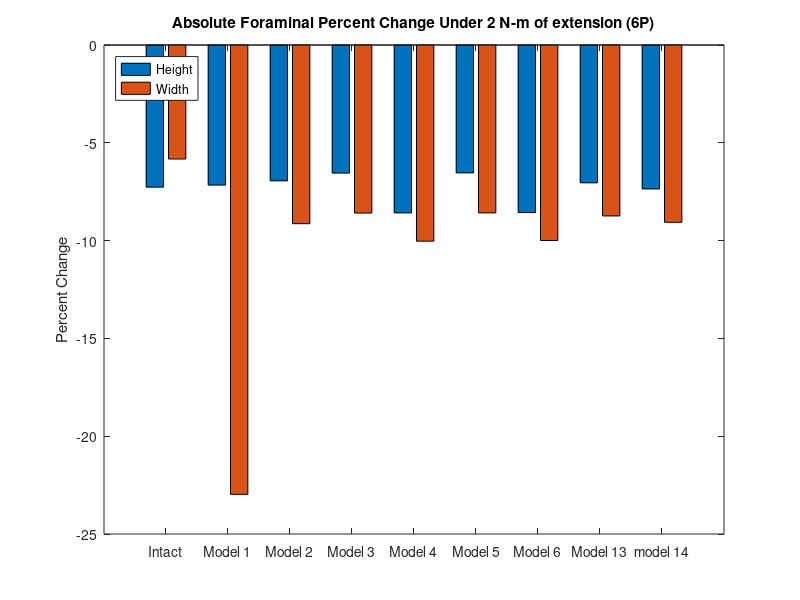
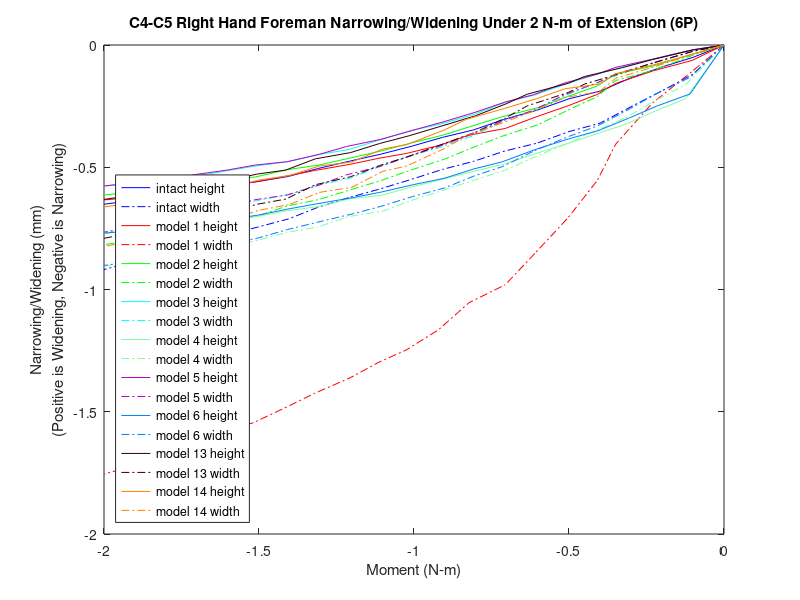

These charts were generated, in order, by the following MATLAB code:
%% foreman height and width narrowing/widening 

% 6P!!

% for all models for the c3-c4 left hand side foreman under lateral bending (_n)
% 1297,16439,17116,14886

% Values for displacements have not been replaced. base coordinates have,
% but need checking. 
k=21;
zero1=[0 0 0 0 0 0 0 0 0 0 0 0 0 0 0 0 0 0 0 0 0];

mag15y=zero1;
mag15x=zero1;
width15=zero1;
height15=zero1;

mag14y=zero1;
mag14x=zero1;
width14=zero1;
height14=zero1;

mag13y=zero1;
mag13x=zero1;
width13=zero1;
height13=zero1;

mag6y=zero1;
mag6x=zero1;
width6=zero1;
height6=zero1;

mag5y=zero1;
mag5x=zero1;
width5=zero1;
height5=zero1;

mag4y=zero1;
mag4x=zero1;
width4=zero1;
height4=zero1;

mag3y=zero1;
mag3x=zero1;
width3=zero1;
height3=zero1;


mag2y=zero1;
mag2x=zero1;
width2=zero1;
height2=zero1;

mag1y=zero1;
mag1x=zero1;
width1=zero1;
height1=zero1;
% 1297,16439,17116,14886
%% model15_intact_TLC_6P
t15=[2 2.05 2.1 2.15 2.2 2.25 2.30198 2.35365 2.40358 2.45421 2.50322 2.55384 2.60384 2.65565 2.70225 2.75206 2.80139 2.85108 2.90339 2.95085 3];

% 1297
aa1=12.7746+[4.8745400e-01   1.0799600e+00   1.3978700e+00   1.7185400e+00   2.1265400e+00   2.3384800e+00   2.6680400e+00   2.9294100e+00   3.2158600e+00   3.3976900e+00   3.5858000e+00   3.7527200e+00   3.8906000e+00   4.0265400e+00   4.1550500e+00   4.2384600e+00   4.3109200e+00   4.3998900e+00   4.4701000e+00   4.5394800e+00   4.5991500e+00];
aa2=447.736+[1.5391800e+00   1.1374500e+00   1.2624600e+00   1.5539700e+00   2.0061700e+00   2.2684000e+00   2.6369200e+00   2.9076500e+00   3.1937200e+00   3.3686800e+00   3.5558600e+00   3.7256400e+00   3.8573500e+00   3.9753300e+00   4.0777000e+00   4.1394700e+00   4.1890300e+00   4.2435900e+00   4.2850700e+00   4.3265500e+00   4.3570100e+00];
aa3=-690.116+[-1.1235400e+00  -1.4358300e+00  -1.6371000e+00  -1.8458900e+00  -2.1179200e+00  -2.2658200e+00  -2.4975900e+00  -2.6895500e+00  -2.9058400e+00  -3.0480900e+00  -3.2059800e+00  -3.3535800e+00  -3.4796400e+00  -3.6082400e+00  -3.7355900e+00  -3.8188100e+00  -3.8893400e+00  -3.9763100e+00  -4.0445700e+00  -4.1154500e+00  -4.1768200e+00];

% 16439
ab1=13.5613+[3.1910900e-01   7.2314700e-01   9.3611300e-01   1.1580400e+00   1.4506100e+00   1.6053500e+00   1.8518100e+00   2.0500300e+00   2.2708000e+00   2.4131000e+00   2.5618400e+00   2.6928700e+00   2.8022900e+00   2.9120000e+00   3.0193500e+00   3.0886800e+00   3.1488300e+00   3.2233500e+00   3.2824500e+00   3.3428700e+00   3.3949100e+00];
ab2=447.206+[1.0864800e+00   8.0584600e-01   9.4353800e-01   1.2179300e+00   1.6262900e+00   1.8570100e+00   2.1734400e+00   2.3992300e+00   2.6357700e+00   2.7787400e+00   2.9292900e+00   3.0671500e+00   3.1717100e+00   3.2645300e+00   3.3439600e+00   3.3927000e+00   3.4327900e+00   3.4774800e+00   3.5118900e+00   3.5459400e+00   3.5719300e+00];
ab3=-699.132+[-9.9227400e-01  -1.2773200e+00  -1.4446800e+00  -1.6103800e+00  -1.8253400e+00  -1.9391400e+00  -2.1178800e+00  -2.2674200e+00  -2.4327100e+00  -2.5387400e+00  -2.6547200e+00  -2.7633700e+00  -2.8558700e+00  -2.9489000e+00  -3.0399300e+00  -3.0988600e+00  -3.1488500e+00  -3.2103700e+00  -3.2596000e+00  -3.3106300e+00  -3.3544800e+00];

% 17116
ac1=16.2684+[3.1756800e-01   7.0006200e-01   8.8442700e-01   1.0722200e+00   1.3250500e+00   1.4591800e+00   1.6789500e+00   1.8599800e+00   2.0603600e+00   2.1879700e+00   2.3194400e+00   2.4332300e+00   2.5276800e+00   2.6207000e+00   2.7094300e+00   2.7656100e+00   2.8138500e+00   2.8727400e+00   2.9185200e+00   2.9640600e+00   3.0021200e+00];
ac2=443.597+[1.2257500e+00   9.7246600e-01   1.1517200e+00   1.4760600e+00   1.9457900e+00   2.2082300e+00   2.5678900e+00   2.8247300e+00   3.0943400e+00   3.2579200e+00   3.4307500e+00   3.5894600e+00   3.7109400e+00   3.8202600e+00   3.9154800e+00   3.9744500e+00   4.0232500e+00   4.0784900e+00   4.1214600e+00   4.1644400e+00   4.1980400e+00];
ac3=-706.266+[-1.1326600e+00  -1.4255200e+00  -1.6098900e+00  -1.7976800e+00  -2.0441600e+00  -2.1751300e+00  -2.3796400e+00  -2.5503700e+00  -2.7368600e+00  -2.8545500e+00  -2.9820500e+00  -3.1007500e+00  -3.2006500e+00  -3.2990600e+00  -3.3928400e+00  -3.4526100e+00  -3.5027400e+00  -3.5633900e+00  -3.6114000e+00  -3.6603100e+00  -3.7012400e+00];

% 14886
ad1=9.91704+[5.2208400e-01   1.1686900e+00   1.5374600e+00   1.9158800e+00   2.3923300e+00   2.6402500e+00   3.0196600e+00   3.3164200e+00   3.6444300e+00   3.8556100e+00   4.0778500e+00   4.2780900e+00   4.4452000e+00   4.6132300e+00   4.7769500e+00   4.8847900e+00   4.9790800e+00   5.0964400e+00   5.1906900e+00   5.2867700e+00   5.3713000e+00];
ad2=444.847+[1.4321600e+00   9.6951000e-01   1.0349700e+00   1.2602100e+00   1.6347600e+00   1.8572200e+00   2.1712100e+00   2.4030300e+00   2.6464000e+00   2.7933700e+00   2.9496200e+00   3.0907000e+00   3.1983700e+00   3.2916500e+00   3.3689000e+00   3.4141100e+00   3.4494800e+00   3.4864300e+00   3.5136700e+00   3.5399300e+00   3.5569200e+00];
ad3=-691.954+[-1.0061900e+00  -1.2989300e+00  -1.4738300e+00  -1.6503000e+00  -1.8787800e+00  -2.0027900e+00  -2.1989500e+00  -2.3624600e+00  -2.5491800e+00  -2.6737900e+00  -2.8133300e+00  -2.9450600e+00  -3.0586800e+00  -3.1766200e+00  -3.2958300e+00  -3.3748300e+00  -3.4426600e+00  -3.5275300e+00  -3.5952100e+00  -3.6663000e+00  -3.7291700e+00];

ya1=aa1-ab1;
ya2=aa2-ab2;
ya3=aa3-ab3;
xa1=ad1-ac1;
xa2=ad2-ac2;
xa3=ad3-ac3;
x15=[xa1',xa2',xa3']
y15=[ya1',ya2',ya3']

for n=1:k
    mag15x(n)=sqrt(x15(n,1)^2+x15(n,2)^2+x15(n,3)^2);
end
for n=1:k
    mag15y(n)=sqrt(y15(n,1)^2+y15(n,2)^2+y15(n,3)^2);
end
for n=1:k
    width15(n)=mag15x(1,1)-mag15x(1,n);
end
for n=1:k
    height15(n)=mag15y(1,1)-mag15y(1,n);
end

%% model1_slideslide_tether/S2_6P
t1=[2 2.05126 2.11533 2.17471 2.20404 2.25121 2.30289 2.35286 2.41117 2.46025 2.51267 2.5564 2.60334 2.66048 2.70822 2.759 2.80923 2.85061 2.90524 2.95003 3];

% 1297
ae1=12.7746+[-3.0399900e-01  -5.5369900e-03   3.7244100e-01   8.3054800e-01   1.2307900e+00   1.7124700e+00   2.2062800e+00   2.7285300e+00   3.0146500e+00   3.4430500e+00   3.7513300e+00   3.9258700e+00   4.1444200e+00   4.3446800e+00   4.5202600e+00   4.6885500e+00   4.7810700e+00   4.9376000e+00   5.0325700e+00   5.0954800e+00   5.1677500e+00];
ae2=447.736+[2.4876100e+00   2.4923600e+00   2.5952200e+00   2.7415600e+00   2.8547300e+00   2.9496100e+00   3.0229000e+00   3.0879100e+00   3.1350500e+00   3.2452100e+00   3.3526200e+00   3.4240500e+00   3.5245000e+00   3.6276800e+00   3.7271300e+00   3.8277100e+00   3.8845500e+00   3.9818000e+00   4.0387000e+00   4.0751500e+00   4.1143300e+00];
ae3=-690.116+[-1.1890200e+00  -1.6952600e+00  -1.9566500e+00  -2.2122400e+00  -2.3967500e+00  -2.5995100e+00  -2.8174000e+00  -3.0721300e+00  -3.2216400e+00  -3.4649700e+00  -3.6521100e+00  -3.7629200e+00  -3.9079500e+00  -4.0479800e+00  -4.1774600e+00  -4.3060900e+00  -4.3789700e+00  -4.5066300e+00  -4.5858100e+00  -4.6384400e+00  -4.6991800e+00];

% 16439
af1=13.5613+[-3.2124000e-01  -1.3600300e-01   9.8758600e-02   3.9499400e-01   6.7245300e-01   1.0301600e+00   1.4100900e+00   1.8173200e+00   2.0432100e+00   2.3830600e+00   2.6271000e+00   2.7655100e+00   2.9395800e+00   3.0996800e+00   3.2428200e+00   3.3825400e+00   3.4602000e+00   3.5923400e+00   3.6725000e+00   3.7259400e+00   3.7875500e+00];
af2=447.206+[1.8134300e+00   1.7695300e+00   1.8796900e+00   2.0624300e+00   2.2138400e+00   2.3436600e+00   2.4402000e+00   2.5128700e+00   2.5586500e+00   2.6585400e+00   2.7542100e+00   2.8161200e+00   2.9015000e+00   2.9883200e+00   3.0703000e+00   3.1525200e+00   3.1986300e+00   3.2780400e+00   3.3249700e+00   3.3553900e+00   3.3886700e+00];
af3=-699.132+[-9.0469200e-01  -1.3496100e+00  -1.5775300e+00  -1.7952800e+00  -1.9441900e+00  -2.1071000e+00  -2.2827400e+00  -2.4895500e+00  -2.6103900e+00  -2.8065700e+00  -2.9572500e+00  -3.0457600e+00  -3.1612200e+00  -3.2713700e+00  -3.3722500e+00  -3.4725200e+00  -3.5296600e+00  -3.6292600e+00  -3.6907900e+00  -3.7317400e+00  -3.7789500e+00];

% 17116
ag1=16.2684+[-3.4470400e-01  -1.6766900e-01   4.8037500e-02   3.1127700e-01   5.5542000e-01   8.7669000e-01   1.2236100e+00   1.6030000e+00   1.8136200e+00   2.1283800e+00   2.3518000e+00   2.4774000e+00   2.6342000e+00   2.7762500e+00   2.9012400e+00   3.0208100e+00   3.0860500e+00   3.1944000e+00   3.2581600e+00   3.3002600e+00   3.3478300e+00];
ag2=449.981+[1.9898500e+00   1.9843400e+00   2.1391600e+00   2.3719000e+00   2.5613300e+00   2.7301100e+00   2.8614100e+00   2.9666300e+00   3.0300000e+00   3.1592500e+00   3.2784000e+00   3.3543400e+00   3.4581200e+00   3.5630900e+00   3.6621200e+00   3.7618500e+00   3.8181100e+00   3.9154800e+00   3.9736800e+00   4.0115800e+00   4.0535700e+00];
ag3=-696.273+[-1.0629800e+00  -1.5422300e+00  -1.8013800e+00  -2.0437300e+00  -2.2041300e+00  -2.3775400e+00  -2.5630000e+00  -2.7828300e+00  -2.9108700e+00  -3.1199400e+00  -3.2808500e+00  -3.3751800e+00  -3.4980200e+00  -3.6147400e+00  -3.7209000e+00  -3.8254200e+00  -3.8844300e+00  -3.9859400e+00  -4.0475000e+00  -4.0881200e+00  -4.1343000e+00];

% 14886
ah1=9.91704+[-2.6361700e-01   6.3223700e-02   4.8614700e-01   1.0088100e+00   1.4688600e+00   2.0160200e+00   2.5712800e+00   3.1507800e+00   3.4689100e+00   3.9491200e+00   4.2988400e+00   4.4988700e+00   4.7518000e+00   4.9871400e+00   5.1973300e+00   5.4031800e+00   5.5185400e+00   5.7180700e+00   5.8421400e+00   5.9250900e+00   6.0219300e+00];
ah2=448.847+[2.3816500e+00   2.3342900e+00   2.3729700e+00   2.4441400e+00   2.4972600e+00   2.5308200e+00   2.5491200e+00   2.5628100e+00   2.5821100e+00   2.6481300e+00   2.7216500e+00   2.7728800e+00   2.8468500e+00   2.9240200e+00   2.9988600e+00   3.0741200e+00   3.1162600e+00   3.1871900e+00   3.2273100e+00   3.2525700e+00   3.2785400e+00];
ah3=-691.954+[-1.0819800e+00  -1.5427200e+00  -1.7599200e+00  -1.9773500e+00  -2.1399300e+00  -2.3224600e+00  -2.5218700e+00  -2.7549300e+00  -2.8923700e+00  -3.1155200e+00  -3.2874000e+00  -3.3892900e+00  -3.5229300e+00  -3.6524100e+00  -3.7726600e+00  -3.8933300e+00  -3.9624500e+00  -4.0850800e+00  -4.1625300e+00  -4.2144500e+00  -4.2751600e+00];

xb1=ah1-ag1;
xb2=ah2-ag2;
xb3=ah3-ag3;
yb1=ae1-af1;
yb2=ae2-af2;
yb3=ae3-af3;
y1=[yb1',yb2',yb3'];
x1=[xb1',xb2',xb3'];

for n=1:k
    mag1x(n)=sqrt(x1(n,1)^2+x1(n,2)^2+x1(n,3)^2);
end
for n=1:k
    mag1y(n)=sqrt(y1(n,1)^2+y1(n,2)^2+y1(n,3)^2);
end
for n=1:k
    height1(n)=mag1y(1,1)-mag1y(1,n);
end
for n=1:k
    width1(n)=mag1x(1,1)-mag1x(1,n);
end
%% model2_SlideSlide_NoTether/S2_6P
t2=[2 2.05126 2.11533 2.17471 2.20447 2.25221 2.30059 2.35788 2.41099 2.45099 2.50605 2.55427 2.60174 2.65492 2.70335 2.75569 2.80363 2.85302 2.90564 2.95047 3];

% 1297
ai1=12.7746+[-1.7128900e-01  -7.3300000e-02   1.3001300e-01   2.7379800e-01   5.1473100e-01   7.3765700e-01   1.0139600e+00   1.2680700e+00   1.6076600e+00   1.9130900e+00   2.2789700e+00   2.6460500e+00   2.9667900e+00   3.3326500e+00   3.5459100e+00   3.9211300e+00   4.0694300e+00   4.3139000e+00   4.4722600e+00   4.6394200e+00   4.7773600e+00];
ai2=447.736+[2.9455100e+00   2.9510400e+00   3.0934000e+00   3.2048800e+00   3.3964000e+00   3.5576500e+00   3.7171900e+00   3.8288500e+00   3.9359800e+00   4.0087000e+00   4.0797400e+00   4.1373200e+00   4.1816800e+00   4.2302700e+00   4.2590700e+00   4.3117500e+00   4.3337600e+00   4.3730300e+00   4.4017000e+00   4.4345800e+00   4.4631500e+00];
ai3=-690.116+[-1.4399000e+00  -1.6621800e+00  -1.8918900e+00  -2.0277100e+00  -2.2209900e+00  -2.3645700e+00  -2.5152200e+00  -2.6372700e+00  -2.8018300e+00  -2.9501700e+00  -3.1310400e+00  -3.3184600e+00  -3.4870700e+00  -3.6830800e+00  -3.7996000e+00  -4.0106900e+00  -4.0969300e+00  -4.2437700e+00  -4.3427000e+00  -4.4512700e+00  -4.5439500e+00];

% 16439
aj1=13.5613+[-2.2044400e-01  -1.6520900e-01  -6.1972400e-02   1.2498200e-02   1.4288100e-01   2.7420700e-01   4.5890400e-01   6.4515500e-01   9.0596500e-01   1.1442300e+00   1.4354300e+00   1.7325200e+00   1.9940500e+00   2.2918800e+00   2.4653200e+00   2.7693500e+00   2.8900400e+00   3.0902800e+00   3.2207500e+00   3.3594900e+00   3.4748000e+00];
aj2=447.206+[2.1526800e+00   2.1358000e+00   2.2547400e+00   2.3590700e+00   2.5543800e+00   2.7319000e+00   2.9114600e+00   3.0346300e+00   3.1444500e+00   3.2171400e+00   3.2850800e+00   3.3362600e+00   3.3765800e+00   3.4239100e+00   3.4529100e+00   3.5071700e+00   3.5298000e+00   3.5691300e+00   3.5965900e+00   3.6276100e+00   3.6546000e+00];
aj3=-699.132+[-1.1264800e+00  -1.3103900e+00  -1.4942100e+00  -1.6018200e+00  -1.7510400e+00  -1.8583100e+00  -1.9681200e+00  -2.0563700e+00  -2.1803500e+00  -2.2968200e+00  -2.4416500e+00  -2.5944700e+00  -2.7337900e+00  -2.8969200e+00  -2.9944000e+00  -3.1722000e+00  -3.2451300e+00  -3.3696000e+00  -3.4530200e+00  -3.5440300e+00  -3.6217700e+00];

% 17116
ak1=16.2684+[-2.4201000e-01  -1.9366800e-01  -1.1007300e-01  -5.1957900e-02   4.6226600e-02   1.4599600e-01   2.9512300e-01   4.5329700e-01   6.8526900e-01   9.0144900e-01   1.1685100e+00   1.4434300e+00   1.6860100e+00   1.9617500e+00   2.1217700e+00   2.4007000e+00   2.5107300e+00   2.6919400e+00   2.8085400e+00   2.9309800e+00   3.0316400e+00];
ak2=449.981+[2.3669000e+00   2.3649100e+00   2.5235600e+00   2.6551500e+00   2.8938900e+00   3.1063600e+00   3.3214300e+00   3.4717000e+00   3.6120500e+00   3.7090100e+00   3.8041600e+00   3.8804800e+00   3.9411200e+00   4.0106000e+00   4.0522600e+00   4.1287500e+00   4.1602600e+00   4.2147500e+00   4.2526200e+00   4.2951700e+00   4.3320200e+00];
ak3=-696.273+[-1.3288600e+00  -1.5224700e+00  -1.7315900e+00  -1.8542300e+00  -2.0221700e+00  -2.1396600e+00  -2.2571400e+00  -2.3509600e+00  -2.4847500e+00  -2.6104100e+00  -2.7666900e+00  -2.9307300e+00  -3.0784600e+00  -3.2497200e+00  -3.3513100e+00  -3.5351300e+00  -3.6100000e+00  -3.7371500e+00  -3.8218100e+00  -3.9135000e+00  -3.9912700e+00];

% 14886
al1=9.91704+[-1.2909300e-01  -1.4171500e-02   2.2985000e-01   4.0470100e-01   7.0241000e-01   9.7898200e-01   1.3158800e+00   1.6185900e+00   2.0112000e+00   2.3586500e+00   2.7716400e+00   3.1838800e+00   3.5440600e+00   3.9557400e+00   4.1965800e+00   4.6228400e+00   4.7925400e+00   5.0746000e+00   5.2598200e+00   5.4580000e+00   5.6235700e+00];
al2=444.847+[2.8113300e+00   2.7920600e+00   2.8766600e+00   2.9484900e+00   3.0756000e+00   3.1829800e+00   3.2864300e+00   3.3551200e+00   3.4150900e+00   3.4512400e+00   3.4822000e+00   3.5024000e+00   3.5157700e+00   3.5303400e+00   3.5396300e+00   3.5581300e+00   3.5664700e+00   3.5826000e+00   3.5953600e+00   3.6105300e+00   3.6239000e+00];
al3=-691.954+[-1.2862800e+00  -1.4919100e+00  -1.6822200e+00  -1.7939500e+00  -1.9546900e+00  -2.0772800e+00  -2.2096200e+00  -2.3179900e+00  -2.4636000e+00  -2.5961900e+00  -2.7588100e+00  -2.9285600e+00  -3.0836400e+00  -3.2665300e+00  -3.3764400e+00  -3.5780800e+00  -3.6612900e+00  -3.8038800e+00  -3.9005800e+00  -4.0074200e+00  -4.0993300e+00];

xc1=al1-ak1;
xc2=al2-ak2;
xc3=al3-ak3;
yd1=ai1-aj1;
yd2=ai2-aj2;
yd3=ai3-aj3;
y2=[yd1',yd2',yd3'];
x2=[xc1',xc2',xc3'];

for n=1:k
    mag2x(n)=sqrt(x2(n,1)^2+x2(n,2)^2+x2(n,3)^2);
end
for n=1:k
    mag2y(n)=sqrt(y2(n,1)^2+y2(n,2)^2+y2(n,3)^2);
end
for n=1:k
    height2(n)=mag2y(1,1)-mag2y(1,n);
end
for n=1:k
    width2(n)=mag2x(1,1)-mag2x(1,n);
end

%% model3_APSlide_Tether/S2_6P
t3=[2 2.05126 2.11533 2.16533 2.20361 2.25215 2.30482 2.35211 2.4011 2.4565 2.50468 2.55973 2.60432 2.65144 2.70196 2.75595 2.80367 2.85248 2.91084 2.96199 3];
% 1297
am1=12.7746+[3.3679900e-01   3.6043500e-01   4.1887300e-01   4.8882100e-01   5.4701900e-01   6.3261900e-01   7.5428000e-01   8.3823600e-01   9.7959600e-01   1.1211700e+00   1.2375700e+00   1.4467600e+00   1.6735800e+00   1.8272300e+00   2.0789600e+00   2.2658000e+00   2.4910400e+00   2.7567100e+00   2.8957100e+00   3.1348200e+00   3.3183700e+00];
am2=447.736+[2.5609300e+00   2.5814600e+00   2.6941900e+00   2.8228100e+00   2.9327000e+00   3.0928700e+00   3.3099900e+00   3.4494900e+00   3.6571900e+00   3.8197700e+00   3.9284800e+00   4.0905500e+00   4.2287700e+00   4.3047200e+00   4.4147500e+00   4.4840400e+00   4.5622500e+00   4.6446400e+00   4.6855500e+00   4.7523300e+00   4.8012500e+00];
am3=-690.116+[-1.7303000e+00  -1.7789600e+00  -1.8866400e+00  -1.9924700e+00  -2.0773300e+00  -2.1903000e+00  -2.3274400e+00  -2.4118000e+00  -2.5381800e+00  -2.6462500e+00  -2.7258600e+00  -2.8601400e+00  -2.9963400e+00  -3.0835300e+00  -3.2226500e+00  -3.3230000e+00  -3.4432400e+00  -3.5845000e+00  -3.6585400e+00  -3.7870400e+00  -3.8878000e+00];
% 16439
an1=13.5613+[1.6922800e-01   1.8132700e-01   2.0217900e-01   2.2565800e-01   2.4509400e-01   2.7381600e-01   3.2049700e-01   3.5888200e-01   4.3791600e-01   5.2854000e-01   6.0895500e-01   7.6868200e-01   9.5040000e-01   1.0744500e+00   1.2788700e+00   1.4311900e+00   1.6160900e+00   1.8354700e+00   1.9504900e+00   2.1489700e+00   2.3014300e+00];
an2=447.206+[1.8377900e+00   1.8390900e+00   1.9187900e+00   2.0258600e+00   2.1200900e+00   2.2654300e+00   2.4737200e+00   2.6111500e+00   2.8139900e+00   2.9741200e+00   3.0811800e+00   3.2331100e+00   3.3561300e+00   3.4222800e+00   3.5178500e+00   3.5784200e+00   3.6474400e+00   3.7219100e+00   3.7596200e+00   3.8223200e+00   3.8690500e+00];
an3=-699.132+[-1.4183800e+00  -1.4449600e+00  -1.5116100e+00  -1.5832800e+00  -1.6402800e+00  -1.7157000e+00  -1.8067500e+00  -1.8618700e+00  -1.9406500e+00  -2.0086200e+00  -2.0609200e+00  -2.1523300e+00  -2.2506100e+00  -2.3158900e+00  -2.4227900e+00  -2.5025300e+00  -2.6004000e+00  -2.7179300e+00  -2.7802400e+00  -2.8895900e+00  -2.9759600e+00];
% 17116
ao1=16.2684+[1.5435300e-01   1.6123500e-01   1.6748900e-01   1.7481600e-01   1.7979700e-01   1.8581900e-01   1.9894500e-01   2.1430000e-01   2.5681200e-01   3.1700200e-01   3.7624100e-01   5.0365200e-01   6.5687700e-01   7.6436500e-01   9.4329600e-01   1.0784100e+00   1.2432000e+00   1.4397800e+00   1.5429200e+00   1.7209800e+00   1.8577500e+00];
ao2=449.981+[2.0571100e+00   2.0638800e+00   2.1647700e+00   2.2953400e+00   2.4091700e+00   2.5827600e+00   2.8281700e+00   2.9893100e+00   3.2264900e+00   3.4144200e+00   3.5408600e+00   3.7229500e+00   3.8741700e+00   3.9571500e+00   4.0785400e+00   4.1563800e+00   4.2451200e+00   4.3409800e+00   4.3895000e+00   4.4702300e+00   4.5304500e+00];
ao3=-696.273+[-1.6334300e+00  -1.6607700e+00  -1.7364400e+00  -1.8185600e+00  -1.8835600e+00  -1.9691000e+00  -2.0704900e+00  -2.1311000e+00  -2.2154100e+00  -2.2877000e+00  -2.3434400e+00  -2.4415300e+00  -2.5483800e+00  -2.6195000e+00  -2.7357700e+00  -2.8219200e+00  -2.9269900e+00  -3.0518000e+00  -3.1175900e+00  -3.2325000e+00  -3.3228300e+00];
% 14886
ap1=9.91704+[3.8729600e-01   4.2103500e-01   5.0584200e-01   6.0420500e-01   6.8712500e-01   8.1026300e-01   9.8651100e-01   1.1077800e+00   1.3084100e+00   1.5001000e+00   1.6518700e+00   1.9163400e+00   2.1934800e+00   2.3770800e+00   2.6752500e+00   2.8941100e+00   3.1572900e+00   3.4663400e+00   3.6279400e+00   3.9057300e+00   4.1189400e+00];
ap2=444.847+[2.4108500e+00   2.4189000e+00   2.4971800e+00   2.5901700e+00   2.6705300e+00   2.7885700e+00   2.9495500e+00   3.0531200e+00   3.2069400e+00   3.3261400e+00   3.4051200e+00   3.5215100e+00   3.6186100e+00   3.6705100e+00   3.7442700e+00   3.7894200e+00   3.8400600e+00   3.8923800e+00   3.9181800e+00   3.9599700e+00   3.9903800e+00];
ap3=-691.954+[-1.5620500e+00  -1.6046600e+00  -1.6925500e+00  -1.7784700e+00  -1.8476500e+00  -1.9402500e+00  -2.0543900e+00  -2.1257000e+00  -2.2344500e+00  -2.3289500e+00  -2.3991400e+00  -2.5173700e+00  -2.6368300e+00  -2.7136100e+00  -2.8369600e+00  -2.9270900e+00  -3.0363100e+00  -3.1666700e+00  -3.2356600e+00  -3.3565500e+00  -3.4521700e+00];

xe1=ap1-ao1;
xe2=ap2-ao2;
xe3=ap3-ao3;
yf1=am1-an1;
yf2=am2-an2;
yf3=am3-an3;
y3=[yf1',yf2',yf3'];
x3=[xe1',xe2',xe3'];

for n=1:k
    mag3x(n)=sqrt(x3(n,1)^2+x3(n,2)^2+x3(n,3)^2);
end
for n=1:k
    mag3y(n)=sqrt(y3(n,1)^2+y3(n,2)^2+y3(n,3)^2);
end
for n=1:k
    height3(n)=mag3y(1,1)-mag3y(1,n);
end
for n=1:k
    width3(n)=mag3x(1,1)-mag3x(1,n);
end


%% model4_APSlide_NoTether/S2_6P
t4=[2 2.0622 2.11523 2.15852 2.20492 2.25001 2.30364 2.35417 2.40231 2.45225 2.50547 2.55011 2.60474 2.65523 2.70472 2.7507 2.80007 2.85772 2.90074 2.95442 3];
% 1297
aq1=12.7746+[-4.3484900e-01   1.1242100e+00   1.8799600e+00   2.3210000e+00   2.6209700e+00   2.9249200e+00   3.2513000e+00   3.5912400e+00   3.8130300e+00   4.0314300e+00   4.2449300e+00   4.4412400e+00   4.5360700e+00   4.7120700e+00   4.7998500e+00   4.9158200e+00   5.0028000e+00   5.0591800e+00   5.1345800e+00   5.2095200e+00   5.2742900e+00];
aq2=447.736+[2.5760800e+00   1.6217500e+00   1.5156700e+00   1.6518200e+00   1.8713100e+00   2.1593300e+00   2.4903300e+00   2.7951800e+00   2.9872500e+00   3.1727900e+00   3.3480900e+00   3.5021600e+00   3.5713500e+00   3.6879100e+00   3.7427300e+00   3.8127800e+00   3.8651900e+00   3.8984600e+00   3.9379400e+00   3.9691400e+00   3.9898300e+00];
aq3=-690.116+[-9.0088400e-02  -2.0484300e+00  -2.3893000e+00  -2.6023500e+00  -2.7675500e+00  -2.9501300e+00  -3.1576600e+00  -3.3895900e+00  -3.5453800e+00  -3.7061700e+00  -3.8705700e+00  -4.0251800e+00  -4.1019400e+00  -4.2461900e+00  -4.3203000e+00  -4.4216000e+00  -4.4995700e+00  -4.5514900e+00  -4.6205200e+00  -4.6864900e+00  -4.7442100e+00];
% 16439
ar1=13.5613+[-4.2097600e-01   7.1020400e-01   1.2407100e+00   1.5556100e+00   1.7767600e+00   2.0053700e+00   2.2534900e+00   2.5132600e+00   2.6843000e+00   2.8555700e+00   3.0242000e+00   3.1779800e+00   3.2532000e+00   3.3931000e+00   3.4649300e+00   3.5627600e+00   3.6371700e+00   3.6856500e+00   3.7507100e+00   3.8147200e+00   3.8704900e+00];
ar2=447.206+[1.7838300e+00   1.1391300e+00   1.1455700e+00   1.3156200e+00   1.5252600e+00   1.7806900e+00   2.0663200e+00   2.3206000e+00   2.4789000e+00   2.6304400e+00   2.7739600e+00   2.9009200e+00   2.9569700e+00   3.0515800e+00   3.0954700e+00   3.1504200e+00   3.1914300e+00   3.2176700e+00   3.2490200e+00   3.2745300e+00   3.2922900e+00];
ar3=-699.132+[7.7023900e-02  -1.7286400e+00  -2.0335900e+00  -2.2018500e+00  -2.3268800e+00  -2.4663700e+00  -2.6245700e+00  -2.8051300e+00  -2.9254300e+00  -3.0477600e+00  -3.1717300e+00  -3.2880100e+00  -3.3455300e+00  -3.4524500e+00  -3.5072300e+00  -3.5823500e+00  -3.6406300e+00  -3.6793500e+00  -3.7311600e+00  -3.7808800e+00  -3.8242200e+00];
% 17116
as1=16.2684+[-4.5758100e-01   6.8111800e-01   1.1780100e+00   1.4550000e+00   1.6457000e+00   1.8456100e+00   2.0643300e+00   2.2997400e+00   2.4537400e+00   2.6059200e+00   2.7525600e+00   2.8839000e+00   2.9474900e+00   3.0636100e+00   3.1222700e+00   3.2001000e+00   3.2579600e+00   3.2947900e+00   3.3434600e+00   3.3910900e+00   3.4311600e+00];
as2=449.981+[1.9827400e+00   1.3593000e+00   1.4098800e+00   1.6207100e+00   1.8662700e+00   2.1606900e+00   2.4877800e+00   2.7806500e+00   2.9637800e+00   3.1402100e+00   3.3088400e+00   3.4589800e+00   3.5261100e+00   3.6412500e+00   3.6955500e+00   3.7648900e+00   3.8171300e+00   3.8508700e+00   3.8921500e+00   3.9269500e+00   3.9527300e+00];
as3=-696.273+[-9.3101500e-02  -1.9297100e+00  -2.2505300e+00  -2.4278500e+00  -2.5648500e+00  -2.7226000e+00  -2.9024700e+00  -3.1071700e+00  -3.2422400e+00  -3.3778000e+00  -3.5129000e+00  -3.6377400e+00  -3.6986200e+00  -3.8098600e+00  -3.8659400e+00  -3.9413100e+00  -3.9990300e+00  -4.0369200e+00  -4.0868800e+00  -4.1340300e+00  -4.1738400e+00];
% 14886
at1=9.91704+[-3.8613900e-01   1.2288400e+00   2.0583300e+00   2.5652800e+00   2.9161900e+00   3.2696700e+00   3.6484800e+00   4.0363800e+00   4.2915600e+00   4.5467700e+00   4.8016300e+00   5.0397400e+00   5.1562600e+00   5.3758500e+00   5.4875000e+00   5.6392800e+00   5.7556700e+00   5.8325400e+00   5.9365700e+00   6.0400300e+00   6.1318600e+00];
at2=444.847+[2.4369800e+00   1.4236200e+00   1.2390300e+00   1.3110500e+00   1.4801500e+00   1.7175500e+00   1.9956100e+00   2.2515600e+00   2.4115700e+00   2.5639800e+00   2.7048700e+00   2.8264700e+00   2.8796300e+00   2.9657300e+00   3.0047000e+00   3.0522700e+00   3.0870500e+00   3.1084600e+00   3.1320200e+00   3.1480700e+00   3.1551800e+00];
at3=-691.954+[6.2514600e-02  -1.8820000e+00  -2.1954800e+00  -2.3896100e+00  -2.5347000e+00  -2.6910100e+00  -2.8680400e+00  -3.0672200e+00  -3.2025000e+00  -3.3438600e+00  -3.4909400e+00  -3.6314300e+00  -3.7020500e+00  -3.8367800e+00  -3.9068900e+00  -4.0044000e+00  -4.0804600e+00  -4.1316500e+00  -4.2007000e+00  -4.2677900e+00  -4.3279500e+00];

xg1=at1-as1;
xg2=at2-as2;
xg3=at3-as3;
yh1=aq1-ar1;
yh2=aq2-ar2;
yh3=aq3-ar3;
y4=[yh1',yh2',yh3'];
x4=[xg1',xg2',xg3'];

for n=1:k
    mag4x(n)=sqrt(x4(n,1)^2+x4(n,2)^2+x4(n,3)^2);
end
for n=1:k
    mag4y(n)=sqrt(y4(n,1)^2+y4(n,2)^2+y4(n,3)^2);
end
for n=1:k
    height4(n)=mag4y(1,1)-mag4y(1,n);
end
for n=1:k
    width4(n)=mag4x(1,1)-mag4x(1,n);
end

%% model5_LatSlide_Tether/S2_6P
t5=[2 2.05126 2.11533 2.17471 2.20404 2.25806 2.30703 2.35279 2.40109 2.45138 2.50274 2.55389 2.60894 2.65187 2.70418 2.75649 2.80083 2.85242 2.90526 2.95387 3];
% 1297
au1=12.7746+[3.1852000e-01   3.4078600e-01   3.9575100e-01   4.6231700e-01   5.1795400e-01   6.0003400e-01   7.1697300e-01   7.9770600e-01   9.1580200e-01   1.0407000e+00   1.1854600e+00   1.3615300e+00   1.5305000e+00   1.7541800e+00   2.0155500e+00   2.1495900e+00   2.3664700e+00   2.5874000e+00   3.0032800e+00   3.0571000e+00   3.2200900e+00];
au2=447.736+[2.6057600e+00   2.6260500e+00   2.7348500e+00   2.8581000e+00   2.9637500e+00   3.1194000e+00   3.3328300e+00   3.4714000e+00   3.6543800e+00   3.8107400e+00   3.9546500e+00   4.1003400e+00   4.2144800e+00   4.3362000e+00   4.4518300e+00   4.5051400e+00   4.5839000e+00   4.6556700e+00   4.7775300e+00   4.7927100e+00   4.8372400e+00];
au3=-690.116+[-1.7472500e+00  -1.7948900e+00  -1.9006500e+00  -2.0040600e+00  -2.0868500e+00  -2.1970500e+00  -2.3311400e+00  -2.4137600e+00  -2.5226200e+00  -2.6215700e+00  -2.7227500e+00  -2.8376500e+00  -2.9413600e+00  -3.0703300e+00  -3.2141700e+00  -3.2864400e+00  -3.4017600e+00  -3.5185200e+00  -3.7392100e+00  -3.7681000e+00  -3.8567400e+00];
% 16439
av1=13.5613+[1.4615900e-01   1.5733500e-01   1.7595600e-01   1.9765200e-01   2.1587000e-01   2.4287500e-01   2.8699500e-01   3.2306800e-01   3.8709100e-01   4.6458600e-01   5.6278800e-01   6.9541800e-01   8.2998600e-01   1.0097700e+00   1.2219900e+00   1.3312500e+00   1.5090200e+00   1.6914400e+00   2.0363000e+00   2.0810100e+00   2.2165300e+00];
av2=447.206+[1.8708400e+00   1.8714700e+00   1.9464700e+00   2.0478100e+00   2.1380000e+00   2.2792900e+00   2.4840200e+00   2.6206600e+00   2.7991900e+00   2.9533700e+00   3.0956800e+00   3.2337700e+00   3.3373100e+00   3.4450200e+00   3.5460100e+00   3.5927300e+00   3.6624400e+00   3.7271200e+00   3.8402600e+00   3.8547000e+00   3.8972900e+00];
av3=-699.132+[-1.4334300e+00  -1.4589900e+00  -1.5233500e+00  -1.5922800e+00  -1.6472200e+00  -1.7201400e+00  -1.8085300e+00  -1.8622700e+00  -1.9296200e+00  -1.9906100e+00  -2.0561700e+00  -2.1332100e+00  -2.2061000e+00  -2.3012500e+00  -2.4114800e+00  -2.4683400e+00  -2.5613800e+00  -2.6577400e+00  -2.8438800e+00  -2.8684600e+00  -2.9442700e+00];
% 17116
aw1=16.2684+[1.3041600e-01   1.3639900e-01   1.4069900e-01   1.4663000e-01   1.5072200e-01   1.5536700e-01   1.6634300e-01   1.7955500e-01   2.1176800e-01   2.6042900e-01   3.3081400e-01   4.3452500e-01   5.4577500e-01   6.9949300e-01   8.8485700e-01   9.8111000e-01   1.1389100e+00   1.3019100e+00   1.6108200e+00   1.6508200e+00   1.7721200e+00];
aw2=449.981+[2.0970500e+00   2.1029500e+00   2.1981100e+00   2.3217200e+00   2.4305900e+00   2.5992600e+00   2.8403900e+00   3.0005600e+00   3.2091300e+00   3.3895500e+00   3.5571600e+00   3.7216900e+00   3.8474700e+00   3.9810000e+00   4.1089000e+00   4.1684800e+00   4.2576100e+00   4.3405700e+00   4.4858800e+00   4.5043900e+00   4.5591100e+00];
aw3=-696.273+[-1.6551300e+00  -1.6812800e+00  -1.7539300e+00  -1.8324200e+00  -1.8947100e+00  -1.9771000e+00  -2.0754400e+00  -2.1346100e+00  -2.2068500e+00  -2.2716600e+00  -2.3414900e+00  -2.4237800e+00  -2.5025400e+00  -2.6059600e+00  -2.7257200e+00  -2.7871900e+00  -2.8871100e+00  -2.9896800e+00  -3.1858700e+00  -3.2116600e+00  -3.2909500e+00];
% 14886
ax1=9.91704+[3.7090600e-01   4.0314200e-01   4.8391700e-01   5.7818700e-01   6.5794300e-01   7.7686300e-01   9.4755200e-01   1.0652200e+00   1.2348500e+00   1.4070400e+00   1.5980000e+00   1.8231800e+00   2.0327500e+00   2.3029600e+00   2.6130800e+00   2.7710700e+00   3.0253300e+00   3.2829700e+00   3.7668200e+00   3.8294800e+00   4.0191500e+00];
ax2=444.847+[2.4504300e+00   2.4584600e+00   2.5336900e+00   2.6224000e+00   2.6994000e+00   2.8139200e+00   2.9722000e+00   3.0752200e+00   3.2111500e+00   3.3263400e+00   3.4313500e+00   3.5366300e+00   3.6177300e+00   3.7021800e+00   3.7798800e+00   3.8151500e+00   3.8666500e+00   3.9127000e+00   3.9896500e+00   3.9992100e+00   4.0271100e+00];
ax3=-691.954+[-1.5725900e+00  -1.6143000e+00  -1.7007800e+00  -1.7849800e+00  -1.8527000e+00  -1.9432700e+00  -2.0549200e+00  -2.1246800e+00  -2.2180700e+00  -2.3042700e+00  -2.3933200e+00  -2.4945800e+00  -2.5856600e+00  -2.6992100e+00  -2.8268000e+00  -2.8915000e+00  -2.9960000e+00  -3.1033000e+00  -3.3095500e+00  -3.3367900e+00  -3.4208400e+00];

xi1=ax1-aw1;
xi2=ax2-aw2;
xi3=ax3-aw3;
yj1=au1-av1;
yj2=au2-av2;
yj3=au3-av3;
y5=[yj1',yj2',yj3'];
x5=[xi1',xi2',xi3'];

for n=1:k
    mag5x(n)=sqrt(x5(n,1)^2+x5(n,2)^2+x5(n,3)^2);
end
for n=1:k
    mag5y(n)=sqrt(y5(n,1)^2+y5(n,2)^2+y5(n,3)^2);
end
for n=1:k
    height5(n)=mag5y(1,1)-mag5y(1,n);
end
for n=1:k
    width5(n)=mag5x(1,1)-mag5x(1,n);
end


%% model6_LatSlide_NoTether/S2_6P
t6=[2 2.05467 2.1077 2.15244 2.20335 2.25035 2.30555 2.35774 2.40313 2.45015 2.50252 2.55284 2.60017 2.65712 2.70364 2.75106 2.80515 2.85128 2.90047 2.95082 3];
% 1297
ay1=12.7746+[-4.3481100e-01  -1.8729400e-02   4.3344800e-01   9.0524800e-01   1.4160000e+00   1.7744300e+00   2.2597300e+00   2.7967400e+00   3.0904900e+00   3.4554200e+00   3.7082400e+00   3.9666700e+00   4.1595900e+00   4.3501100e+00   4.5035800e+00   4.6779900e+00   4.8224500e+00   4.8995100e+00   5.0182400e+00   5.1074000e+00   5.1780400e+00];
ay2=447.736+[2.5760400e+00   2.3919500e+00   2.5111200e+00   2.6548500e+00   2.7843300e+00   2.8503900e+00   2.9290300e+00   3.0157600e+00   3.0845400e+00   3.2042400e+00   3.3113000e+00   3.4379800e+00   3.5443400e+00   3.6571300e+00   3.7529100e+00   3.8640700e+00   3.9518300e+00   3.9994100e+00   4.0729300e+00   4.1255200e+00   4.1639700e+00];
ay3=-690.116+[-9.1370300e-02  -1.6754400e+00  -1.9843500e+00  -2.2333000e+00  -2.4581200e+00  -2.6111200e+00  -2.8253500e+00  -3.0890000e+00  -3.2463300e+00  -3.4591400e+00  -3.6164000e+00  -3.7840800e+00  -3.9160900e+00  -4.0519000e+00  -4.1656100e+00  -4.2975800e+00  -4.4025200e+00  -4.4624400e+00  -4.5588600e+00  -4.6327000e+00  -4.6917000e+00];
% 16439
az1=13.5613+[-4.2095300e-01  -1.5549700e-01   1.3361500e-01   4.4731500e-01   8.1245000e-01   1.0807800e+00   1.4540500e+00   1.8722600e+00   2.1035100e+00   2.3928600e+00   2.5929700e+00   2.7973500e+00   2.9510000e+00   3.1033200e+00   3.2286300e+00   3.3742800e+00   3.4986900e+00   3.5642200e+00   3.6648500e+00   3.7407800e+00   3.8011300e+00];
az2=447.206+[1.7840500e+00   1.6946100e+00   1.8210700e+00   2.0007300e+00   2.1726700e+00   2.2626900e+00   2.3643400e+00   2.4586800e+00   2.5229500e+00   2.6286300e+00   2.7219500e+00   2.8312200e+00   2.9207700e+00   3.0152600e+00   3.0943100e+00   3.1856600e+00   3.2581700e+00   3.2975000e+00   3.3585800e+00   3.4025800e+00   3.4354600e+00];
az3=-699.132+[7.5821900e-02  -1.3315200e+00  -1.6026500e+00  -1.8146600e+00  -1.9964600e+00  -2.1206200e+00  -2.2933900e+00  -2.5068700e+00  -2.6335200e+00  -2.8041900e+00  -2.9298900e+00  -3.0630200e+00  -3.1672400e+00  -3.2733100e+00  -3.3614000e+00  -3.4636200e+00  -3.5452800e+00  -3.5921300e+00  -3.6672500e+00  -3.7246200e+00  -3.7704100e+00];
% 17116
ba1=16.2684+[-4.5755800e-01  -1.9074000e-01   7.7090500e-02   3.5800700e-01   6.8330500e-01   9.2639700e-01   1.2678000e+00   1.6570200e+00   1.8720300e+00   2.1393400e+00   2.3219900e+00   2.5064400e+00   2.6437300e+00   2.7779500e+00   2.8868400e+00   3.0111700e+00   3.1163500e+00   3.1707500e+00   3.2518400e+00   3.3117100e+00   3.3581700e+00];
ba2=449.981+[1.9828700e+00   1.9082000e+00   2.0846000e+00   2.3133000e+00   2.5310200e+00   2.6484200e+00   2.7836900e+00   2.9117000e+00   2.9952900e+00   3.1277300e+00   3.2416200e+00   3.3732100e+00   3.4804100e+00   3.5932600e+00   3.6878100e+00   3.7976000e+00   3.8851200e+00   3.9329000e+00   4.0077300e+00   4.0622900e+00   4.1036400e+00];
ba3=-696.273+[-9.4209400e-02  -1.5188700e+00  -1.8250900e+00  -2.0609000e+00  -2.2570000e+00  -2.3889700e+00  -2.5712300e+00  -2.7980000e+00  -2.9330400e+00  -3.1162300e+00  -3.2514400e+00  -3.3942700e+00  -3.5058300e+00  -3.6187300e+00  -3.7117400e+00  -3.8183800e+00  -3.9020300e+00  -3.9498400e+00  -4.0254100e+00  -4.0823100e+00  -4.1269000e+00];
% 14886
bb1=9.91704+[-3.8609900e-01   5.5574500e-02   5.5804400e-01   1.0935800e+00   1.6759700e+00   2.0807200e+00   2.6257000e+00   3.2220900e+00   3.5495600e+00   3.9597800e+00   4.2475100e+00   4.5450700e+00   4.7700400e+00   4.9953300e+00   5.1797800e+00   5.3935000e+00   5.5726500e+00   5.6697700e+00   5.8231700e+00   5.9405800e+00   6.0354400e+00];
bb2=444.847+[2.4370000e+00   2.2316700e+00   2.2792500e+00   2.3497400e+00   2.4080000e+00   2.4309200e+00   2.4562200e+00   2.4899100e+00   2.5290800e+00   2.6096000e+00   2.6875000e+00   2.7827800e+00   2.8642800e+00   2.9511600e+00   3.0248200e+00   3.1094500e+00   3.1753400e+00   3.2106200e+00   3.2638400e+00   3.3006500e+00   3.3261800e+00];
bb3=-691.954+[6.1123100e-02  -1.5280100e+00  -1.7875100e+00  -1.9999100e+00  -2.1985900e+00  -2.3370800e+00  -2.5335300e+00  -2.7750800e+00  -2.9189500e+00  -3.1126900e+00  -3.2559300e+00  -3.4090800e+00  -3.5299000e+00  -3.6548000e+00  -3.7599800e+00  -3.8835200e+00  -3.9836800e+00  -4.0411800e+00  -4.1349900e+00  -4.2078100e+00  -4.2669400e+00];

xk1=bb1-ba1;
xk2=bb2-ba2;
xk3=bb3-ba3;
yl1=ay1-az1;
yl2=ay2-az2;
yl3=ay3-az3;
y6=[yl1',yl2',yl3'];
x6=[xk1',xk2',xk3'];

for n=1:k
    mag6x(n)=sqrt(x6(n,1)^2+x6(n,2)^2+x6(n,3)^2);
end
for n=1:k
    mag6y(n)=sqrt(y6(n,1)^2+y6(n,2)^2+y6(n,3)^2);
end
for n=1:k
    height6(n)=mag6y(1,1)-mag6y(1,n);
end
for n=1:k
    width6(n)=mag6x(1,1)-mag6x(1,n);
end


%% model13_Fixed_Tether_S2_6P
t13=[2 2.05126 2.11533 2.16533 2.2247 2.25107 2.31707 2.35251 2.40079 2.4548 2.50774 2.55564 2.60228 2.65931 2.70659 2.75382 2.80395 2.85431 2.90296 2.95231 3];
% 1297
bc1=12.7746+[3.8812000e-01   4.1780900e-01   4.9133200e-01   5.7580000e-01   6.7883400e-01   7.6410200e-01   9.0296000e-01   1.0386800e+00   1.2206000e+00   1.4010900e+00   1.6068300e+00   1.7871200e+00   2.0239800e+00   2.2108300e+00   2.5794200e+00   2.7237300e+00   2.9830300e+00   3.1376400e+00   3.3878600e+00   3.5663600e+00   3.7410100e+00];
bc2=447.736+[2.8364000e+00   2.8540200e+00   2.9743700e+00   3.1126300e+00   3.2713100e+00   3.3977800e+00   3.5845700e+00   3.7439100e+00   3.9211000e+00   4.0626000e+00   4.1917200e+00   4.2929900e+00   4.4073800e+00   4.4847300e+00   4.6197700e+00   4.6693900e+00   4.7553700e+00   4.8050500e+00   4.8840900e+00   4.9402300e+00   4.9951100e+00];
bc3=-690.116+[-1.3218300e+00  -1.3769400e+00  -1.4979600e+00  -1.6138300e+00  -1.7352000e+00  -1.8294600e+00  -1.9643200e+00  -2.0784500e+00  -2.2130000e+00  -2.3378900e+00  -2.4728100e+00  -2.5891400e+00  -2.7395600e+00  -2.8554300e+00  -3.0815300e+00  -3.1698400e+00  -3.3289400e+00  -3.4240600e+00  -3.5796900e+00  -3.6931600e+00  -3.8065000e+00];
% 16439
bd1=13.5613+[2.2240800e-01   2.3899000e-01   2.6933600e-01   3.0392600e-01   3.4734500e-01   3.8386100e-01   4.5056000e-01   5.2608700e-01   6.4298600e-01   7.7102400e-01   9.2566600e-01   1.0660600e+00   1.2570600e+00   1.4075200e+00   1.7058100e+00   1.8234100e+00   2.0371300e+00   2.1645800e+00   2.3712100e+00   2.5190300e+00   2.6640600e+00];
bd2=447.206+[2.0702900e+00   2.0705800e+00   2.1635100e+00   2.2863500e+00   2.4380300e+00   2.5629900e+00   2.7527700e+00   2.9148400e+00   3.0920000e+00   3.2281600e+00   3.3486700e+00   3.4399200e+00   3.5369000e+00   3.6027300e+00   3.7207900e+00   3.7652700e+00   3.8431800e+00   3.8892200e+00   3.9629100e+00   4.0154100e+00   4.0666500e+00];
bd3=-699.132+[-1.1512300e+00  -1.1834200e+00  -1.2639600e+00  -1.3463200e+00  -1.4342400e+00  -1.5022400e+00  -1.5959000e+00  -1.6712800e+00  -1.7591800e+00  -1.8425100e+00  -1.9359700e+00  -2.0188200e+00  -2.1291000e+00  -2.2169300e+00  -2.3933700e+00  -2.4633800e+00  -2.5909300e+00  -2.6681500e+00  -2.7966900e+00  -2.8916000e+00  -2.9866300e+00];
% 17116
be1=16.2684+[2.0733300e-01   2.1748600e-01   2.2952100e-01   2.4397600e-01   2.6314800e-01   2.7958500e-01   3.1465000e-01   3.6113700e-01   4.4398900e-01   5.4383100e-01   6.7176300e-01   7.9063700e-01   9.5684300e-01   1.0897200e+00   1.3558200e+00   1.4611000e+00   1.6527300e+00   1.7669600e+00   1.9520500e+00   2.0841900e+00   2.2135600e+00];
be2=449.981+[2.3181800e+00   2.3254900e+00   2.4435700e+00   2.5935700e+00   2.7758700e+00   2.9248200e+00   3.1487300e+00   3.3395800e+00   3.5490300e+00   3.7118000e+00   3.8580000e+00   3.9701600e+00   4.0917600e+00   4.1753700e+00   4.3253000e+00   4.3815400e+00   4.4798100e+00   4.5376800e+00   4.6302000e+00   4.6960000e+00   4.7602400e+00];
be3=-696.273+[-1.3985200e+00  -1.4321300e+00  -1.5230000e+00  -1.6165900e+00  -1.7161100e+00  -1.7925200e+00  -1.8957000e+00  -1.9774000e+00  -2.0716600e+00  -2.1608000e+00  -2.2609800e+00  -2.3499500e+00  -2.4684400e+00  -2.5628400e+00  -2.7510200e+00  -2.8251600e+00  -2.9594400e+00  -3.0403800e+00  -3.1746400e+00  -3.2733800e+00  -3.3720100e+00];
% 14886
bf1=9.91704+[4.3791600e-01   4.7938400e-01   5.8444600e-01   7.0304600e-01   8.4662500e-01   9.6539800e-01   1.1565700e+00   1.3398800e+00   1.5784700e+00   1.8070700e+00   2.0595600e+00   2.2780600e+00   2.5605800e+00   2.7804200e+00   3.2104900e+00   3.3784700e+00   3.6802200e+00   3.8602000e+00   4.1517500e+00   4.3602500e+00   4.5647900e+00];
bf2=444.847+[2.6550600e+00   2.6583600e+00   2.7395500e+00   2.8377000e+00   2.9517300e+00   3.0431000e+00   3.1786300e+00   3.2941600e+00   3.4216900e+00   3.5222400e+00   3.6123500e+00   3.6824500e+00   3.7601100e+00   3.8115800e+00   3.9005300e+00   3.9331700e+00   3.9897200e+00   4.0224800e+00   4.0750000e+00   4.1126400e+00   4.1495900e+00];
bf3=-691.954+[-1.0947100e+00  -1.1427200e+00  -1.2421800e+00  -1.3373400e+00  -1.4377500e+00  -1.5165300e+00  -1.6315500e+00  -1.7305600e+00  -1.8489200e+00  -1.9596300e+00  -2.0798400e+00  -2.1837700e+00  -2.3182300e+00  -2.4226000e+00  -2.6291500e+00  -2.7107100e+00  -2.8588200e+00  -2.9481700e+00  -3.0957800e+00  -3.2043400e+00  -3.3132600e+00];

xm1=bf1-be1;
xm2=bf2-be2;
xm3=bf3-be3;
yn1=bc1-bd1;
yn2=bc2-bd2;
yn3=bc3-bd3;
y13=[yn1',yn2',yn3'];
x13=[xm1',xm2',xm3'];

for n=1:k
    mag13x(n)=sqrt(x13(n,1)^2+x13(n,2)^2+x13(n,3)^2);
end
for n=1:k
    mag13y(n)=sqrt(y13(n,1)^2+y13(n,2)^2+y13(n,3)^2);
end
for n=1:k
    height13(n)=mag13y(1,1)-mag13y(1,n);
end
for n=1:k
    width13(n)=mag13x(1,1)-mag13x(1,n);
end


%% model14_Fixed_NoTether/S2_6P
t14=[2 2.05126 2.11533 2.17471 2.20107 2.25678 2.30078 2.35474 2.41562 2.45083 2.5117 2.55021 2.60026 2.65289 2.70081 2.75198 2.8011 2.85607 2.90043 2.95245 3];

% 1297
bg1=12.7746+[-2.9740500e-01  -2.3942900e-01  -1.4473400e-01  -4.9668200e-02   7.8013000e-02   1.4152900e-01   2.7685700e-01   4.2221600e-01   5.8561700e-01   7.5995100e-01   1.0460400e+00   1.1412300e+00   1.4693400e+00   1.5878700e+00   1.8953700e+00   2.0642900e+00   2.3662300e+00   2.5324700e+00   2.7966900e+00   3.0129500e+00   3.2150800e+00];
bg2=447.736+[2.7438700e+00   2.7608500e+00   2.8967300e+00   3.0438400e+00   3.2361700e+00   3.3263100e+00   3.5066800e+00   3.6856000e+00   3.8628800e+00   4.0268800e+00   4.2412800e+00   4.3043400e+00   4.4889200e+00   4.5456300e+00   4.6737400e+00   4.7367600e+00   4.8380500e+00   4.8908700e+00   4.9706700e+00   5.0336500e+00   5.0912500e+00];
bg3=-690.116+[-7.2232400e-01  -9.6205300e-01  -1.1728900e+00  -1.3217300e+00  -1.4921400e+00  -1.5654000e+00  -1.7036900e+00  -1.8355500e+00  -1.9685000e+00  -2.0981900e+00  -2.2890100e+00  -2.3501600e+00  -2.5545500e+00  -2.6259200e+00  -2.8070900e+00  -2.9059300e+00  -3.0813700e+00  -3.1777200e+00  -3.3297400e+00  -3.4554200e+00  -3.5759000e+00];
% 16439
bh1=13.5613+[-2.9872300e-01  -2.6853800e-01  -2.2323300e-01  -1.7882000e-01  -1.1957000e-01  -8.9783800e-02  -2.3291000e-02   5.2635800e-02   1.4874400e-01   2.6299000e-01   4.7156000e-01   5.4459300e-01   8.0560100e-01   9.0076400e-01   1.1497100e+00   1.2881500e+00   1.5361900e+00   1.6731200e+00   1.8909400e+00   2.0699600e+00   2.2380500e+00];
bh2=447.206+[2.0430200e+00   2.0328900e+00   2.1171400e+00   2.2306500e+00   2.3936400e+00   2.4761800e+00   2.6495700e+00   2.8261100e+00   3.0013700e+00   3.1601900e+00   3.3612900e+00   3.4185900e+00   3.5787700e+00   3.6275100e+00   3.7373700e+00   3.7917900e+00   3.8822300e+00   3.9307800e+00   4.0058700e+00   4.0657400e+00   4.1208100e+00];
bh3=-699.132+[-5.8657500e-01  -7.8625900e-01  -9.4891800e-01  -1.0610500e+00  -1.1888300e+00  -1.2434200e+00  -1.3448600e+00  -1.4377100e+00  -1.5288200e+00  -1.6158800e+00  -1.7459600e+00  -1.7885200e+00  -1.9361000e+00  -1.9894100e+00  -2.1287000e+00  -2.2063200e+00  -2.3465600e+00  -2.4247400e+00  -2.5507200e+00  -2.6565600e+00  -2.7587100e+00];
% 17116
bi1=16.2684+[-3.2813800e-01  -3.0051100e-01  -2.7043900e-01  -2.4320600e-01  -2.0809300e-01  -1.9047800e-01  -1.4983300e-01  -1.0150400e-01  -3.4450200e-02   5.1456900e-02   2.2042600e-01   2.8140300e-01   5.0588500e-01   5.8927900e-01   8.1012400e-01   9.3396400e-01   1.1569900e+00   1.2802500e+00   1.4765500e+00   1.6378700e+00   1.7892700e+00];
bi2=449.981+[2.2464200e+00   2.2462300e+00   2.3599400e+00   2.5026500e+00   2.7026900e+00   2.8021800e+00   3.0085100e+00   3.2169000e+00   3.4233200e+00   3.6110700e+00   3.8522100e+00   3.9216600e+00   4.1193300e+00   4.1803800e+00   4.3198400e+00   4.3893000e+00   4.5044600e+00   4.5660500e+00   4.6610600e+00   4.7368300e+00   4.8064600e+00];
bi3=-696.273+[-7.6833000e-01  -9.7654800e-01  -1.1571300e+00  -1.2853700e+00  -1.4318900e+00  -1.4942000e+00  -1.6089500e+00  -1.7127100e+00  -1.8130900e+00  -1.9080900e+00  -2.0499500e+00  -2.0963300e+00  -2.2571100e+00  -2.3152300e+00  -2.4667200e+00  -2.5505100e+00  -2.7003500e+00  -2.7833500e+00  -2.9164200e+00  -3.0276800e+00  -3.1345700e+00];
% 14886
bk1=9.91704+[-2.5342700e-01  -1.8655400e-01  -6.3765400e-02   6.1825300e-02   2.3172300e-01   3.1614900e-01   4.9570100e-01   6.8792400e-01   9.0103600e-01   1.1242800e+00   1.4794500e+00   1.5959200e+00   1.9901500e+00   2.1304200e+00   2.4906600e+00   2.6874100e+00   3.0374100e+00   3.2299400e+00   3.5356100e+00   3.7858600e+00   4.0200300e+00];
bk2=444.847+[2.6061700e+00   2.6083800e+00   2.7027000e+00   2.8089200e+00   2.9491400e+00   3.0151900e+00   3.1477300e+00   3.2794300e+00   3.4095800e+00   3.5293800e+00   3.6836900e+00   3.7287200e+00   3.8584200e+00   3.8975400e+00   3.9841000e+00   4.0259500e+00   4.0922800e+00   4.1267800e+00   4.1788900e+00   4.2201000e+00   4.2578500e+00];
bk3=-691.954+[-5.6563500e-01  -7.9349200e-01  -9.7460600e-01  -1.0971300e+00  -1.2367400e+00  -1.2969900e+00  -1.4118200e+00  -1.5228500e+00  -1.6367000e+00  -1.7491300e+00  -1.9156200e+00  -1.9691500e+00  -2.1488000e+00  -2.2119300e+00  -2.3734300e+00  -2.4624600e+00  -2.6228200e+00  -2.7119100e+00  -2.8541500e+00  -2.9729700e+00  -3.0876700e+00];

xo1=bk1-bi1;
xo2=bk2-bi2;
xo3=bk3-bi3;
yp1=bg1-bh1;
yp2=bg2-bh2;
yp3=bg3-bh3;
x14=[xo1',xo2',xo3'];
y14=[yp1',yp2',yp3'];

for n=1:k
    mag14x(n)=sqrt(x14(n,1)^2+x14(n,2)^2+x14(n,3)^2);
end
for n=1:k
    mag14y(n)=sqrt(y14(n,1)^2+y14(n,2)^2+y14(n,3)^2);
end
for n=1:k
    height14(n)=mag14y(1,1)-mag14y(1,n);
end
for n=1:k
    width14(n)=mag14x(1,1)-mag14x(1,n);
end

%% Percent change
% bar plot
figure(1)
pc15x=(mag15x(21)/mag15x(1)*100)-100;
pc15y=(mag15y(21)/mag15y(1)*100)-100;
pc15=[pc15y,pc15x];

pc1x=(mag1x(21)/mag1x(1)*100)-100;
pc1y=(mag1y(21)/mag1y(1)*100)-100;
pc1=[pc1y,pc1x];

pc2x=(mag2x(21)/mag2x(1)*100)-100;
pc2y=(mag2y(21)/mag2y(1)*100)-100;
pc2=[pc2y,pc2x];

pc3x=(mag3x(21)/mag3x(1)*100)-100;
pc3y=(mag3y(21)/mag3y(1)*100)-100;
pc3=[pc3y,pc3x];

pc4x=(mag4x(21)/mag4x(1)*100)-100;
pc4y=(mag4y(21)/mag4y(1)*100)-100;
pc4=[pc4y,pc4x];

pc5x=(mag5x(21)/mag5x(1)*100)-100;
pc5y=(mag5y(21)/mag5y(1)*100)-100;
pc5=[pc5y,pc5x];

pc6x=(mag6x(21)/mag6x(1)*100)-100;
pc6y=(mag6y(21)/mag6y(1)*100)-100;
pc6=[pc6y,pc6x];

pc13x=(mag13x(21)/mag13x(1)*100)-100;
pc13y=(mag13y(21)/mag13y(1)*100)-100;
pc13=[pc13y,pc13x];


pc14x=(mag14x(21)/mag14x(1)*100)-100;
pc14y=(mag14y(21)/mag14y(1)*100)-100;
pc14=[pc14y,pc14x];

PC=[pc15;pc1;pc2;pc3;pc4;pc5;pc6;pc13;pc14];
bar(PC)
xticklabels({'Intact','Model 1','Model 2', 'Model 3','Model 4','Model 5','Model 6','Model 13','model 14'})
ylabel('Percent Change')
legend('Height','Width','location','northwest')
title('Absolute Foraminal Percent Change Under 2 N-m of extension (6P)')

%% figures
figure(2)

plot((t15-2)*(-2),-1*height15,'b')
hold on
plot((t15-2)*(-2),-1*width15,'-.b')
hold on

plot((t1-2)*(-2),-1*height1,'r')
hold on
plot((t1-2)*(-2),-1*width1,'-.r')
hold on

plot((t2-2)*(-2),-1*height2,'g')
hold on
plot((t2-2)*(-2),-1*width2,'-.g')
hold on

plot((t3-2)*(-2),-1*height3,'c')
hold on
plot((t3-2)*(-2),-1*width3,'-.c')
hold on

plot((t4-2)*(-2),-1*height4,'color',[.49 1 .63])
hold on
plot((t4-2)*(-2),-1*width4,'-.','color',[.49 1 .63])
hold on

plot((t5-2)*(-2),-1*height5,'color',[0.75, 0, 0.75])
hold on
plot((t5-2)*(-2),-1*width5,'-.','color',[0.75, 0, 0.75])
hold on

plot((t6-2)*(-2),-1*height6,'color',[0 0.5 1])
hold on
plot((t6-2)*(-2),-1*width6,'-.','color',[0 0.5 1])
hold on

plot((t13-2)*(-2),-1*height13,'color',[0.2 0 0])
hold on
plot((t13-2)*(-2),-1*width13,'-.','color',[0.2 0 0])
hold on

plot((t14-2)*(-2),-1*height14,'color',[1 .5 0])
hold on
plot((t14-2)*(-2),-1*width14,'-.','color',[1 .5 0])
hold on

xlabel('Moment (N-m)')
ylabel({'Narrowing/Widening (mm)';'(Positive is Widening, Negative is Narrowing)'})
title('C4-C5 Right Hand Foreman Narrowing/Widening Under 2 N-m of Extension (6P)')
legend('intact height','intact width','model 1 height', 'model 1 width','model 2 height','model 2 width','model 3 height', 'model 3 width','model 4 height','model 4 width','model 5 height','model 5 width','model 6 height','model 6 width','model 13 height','model 13 width','model 14 height','model 14 width','location','southwest')
